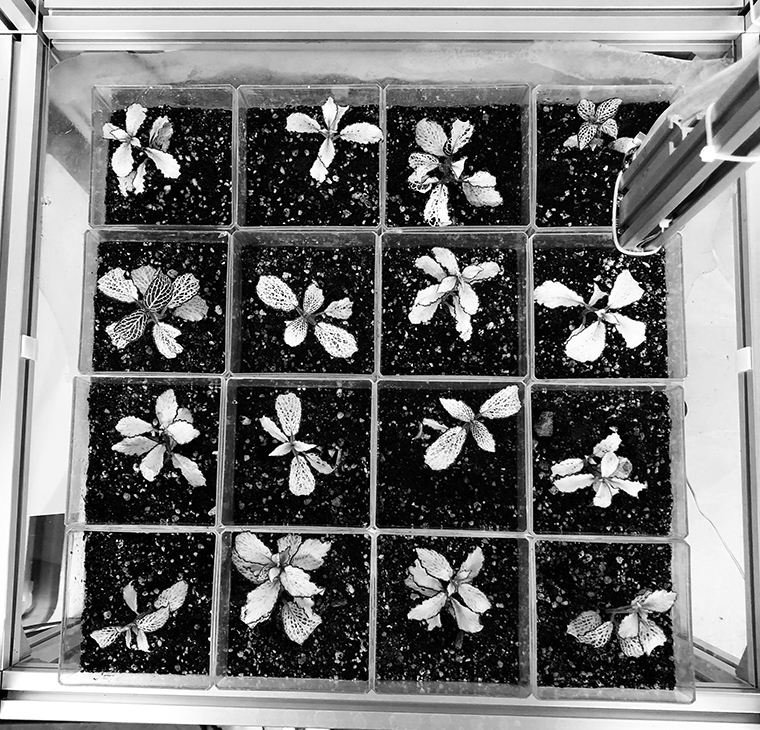
#> input picture 004_LocationDetectionOutput_v006_imagetest/testimg/test-0.jpg, 760 x 730 px
$ python main.py   (older library calls are emulated)
#> lines starting #> are read from the running program, lines starting #| are printed output that depends on the picture; after the words box and inside, x2 and y2 are one past the last pixel; in counts of white or black regions, pixels touching at a corner belong together
### 004_LocationDetectionOutput_v006_imagetest/modules.py
# import the necessary packages
from imutils import contours
from skimage import measure
import numpy as np
import imutils
import cv2

class Modules():
	def __init__(self):
		pass

	def load_img(self, filename):
		""" Load the image with filename """
#> called with filename = './testimg/test-0.jpg'
		image = cv2.imread(filename)
#> image is the input picture: shape (730, 760, 3); min 0, max 255, mean 113.9

		return image

	def blurring(self, image):
		""" Convert image to grayscale, and blur it """
		gray = cv2.cvtColor(image, cv2.COLOR_BGR2GRAY)
		blurred = cv2.GaussianBlur(gray, (11, 11), 0)

		return blurred


	def threshold(self, blurred, l_range, h_range):
		""" Threshold the image to reveal light regions in the blurred image """
		thresh = cv2.threshold(blurred, l_range, h_range, cv2.THRESH_BINARY)[1]

		# perform a series of erosions and dilations to remove
		# any small blobs of noise from the thresholded image
		thresh = cv2.erode(thresh, None, iterations=2)
		thresh = cv2.dilate(thresh, None, iterations=4)

		return thresh


	def masking(self, thresh):
		""" Perform a connected component analysis on the thresholded image,
			then initialize a mask to store only the "large" components
		"""
		labels = measure.label(thresh, neighbors=8, background=0)
		mask = np.zeros(thresh.shape, dtype="uint8")

		# loop over the unique components
		for label in np.unique(labels):
			# if this is the background label, ignore it
			if label == 0:
				continue

			# otherwise, construct the label mask and count the
			# number of pixels
			labelMask = np.zeros(thresh.shape, dtype="uint8")
			labelMask[labels == label] = 255
			numPixels = cv2.countNonZero(labelMask)

			# if the number of pixels in the component is sufficiently
			# large, then add it to our mask of "large blobs"
			if numPixels > 300:
				mask = cv2.add(mask, labelMask)

		return mask


	def preProcessing(self, image, l_range, h_range):
		""" Wrapping function for preprocessing process with setting low and high ranges for a mask image """
		blurred = self.blurring(image)
		thres = self.threshold(blurred, l_range, h_range)
#> in threshold, `thresh = cv2.threshold(blurred, l_range, h_range, cv2.THRESH_BINARY)[1]`:
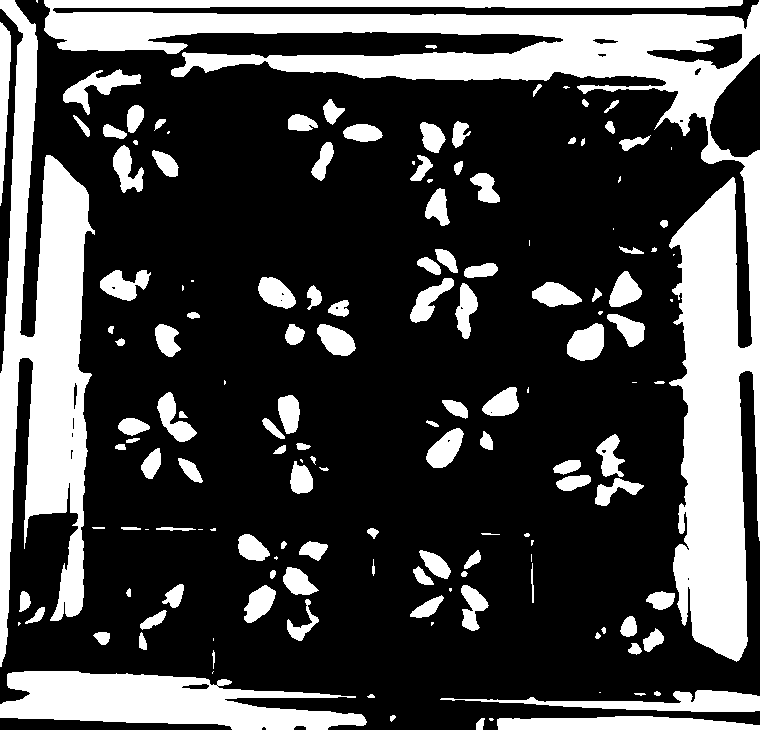
#> thresh: shape (730, 760); 27.7% white; 150 white regions (32 under 20 px), largest, box (x1, y1, x2, y2) and area: (44, 0, 760, 662) 70012, (0, 0, 95, 667) 29687, (0, 671, 367, 730) 13605
		mask = self.masking(thres)
#> in masking, `labels = measure.label(thresh, neighbors=8, background=0)`:
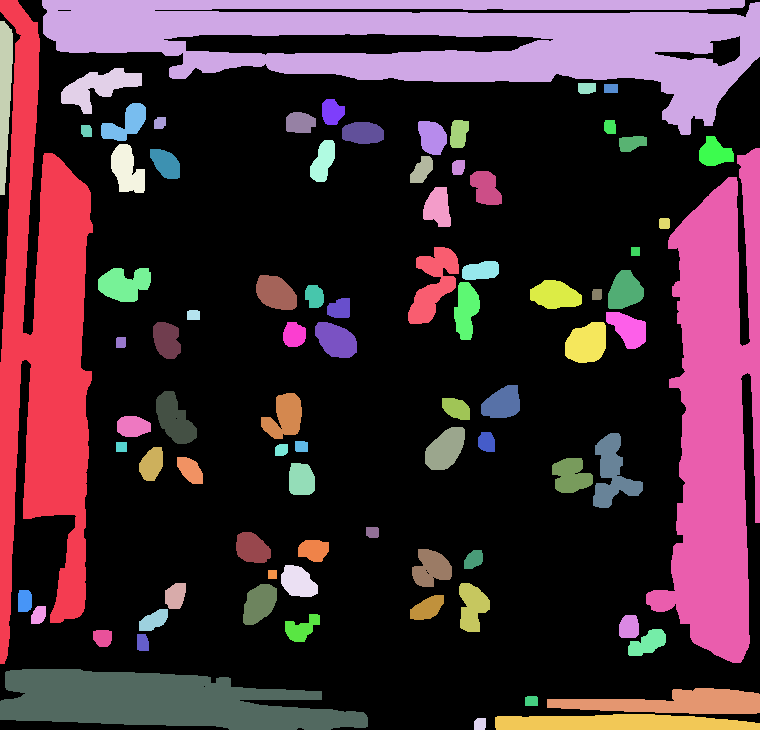
#> labels: shape (730, 760) int64; 84 distinct labels, from 0 to 83; one colour per label, 0 black
#> the loop in masking, `for label in np.unique(labels):` made 84 passes
#> numPixels on passes 2 to 9: 34291, 45970, 1652, 1736, 186, 126, 462, 915
#> after the loop in masking, `for label in np.unique(labels):`:
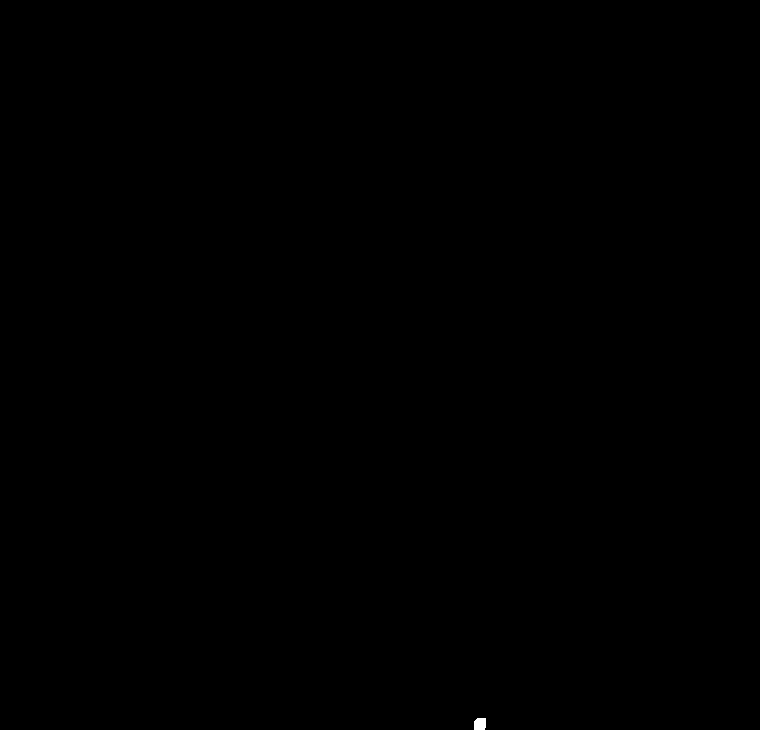
#> labelMask: shape (730, 760); 0.02% white; 1 white region, box (x1, y1, x2, y2) and area: (474, 718, 486, 730) 136
#> after the loop in masking, `for label in np.unique(labels):`:
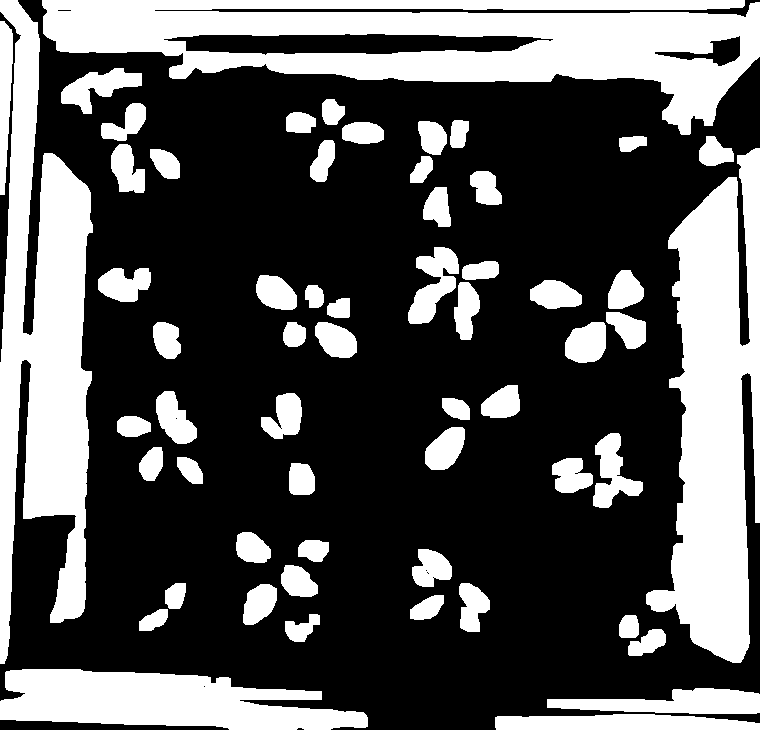
#> mask: shape (730, 760); 33% white; 59 white regions

		return mask


	def find_contour(self, mask, image):
		""" Find the contours in the mask, then sort them from left to right """
		cnts = cv2.findContours(mask.copy(), cv2.RETR_EXTERNAL,
			cv2.CHAIN_APPROX_SIMPLE)
#> cnts = 59 contours; largest, box (x1, y1, x2, y2) and area: (42, 0, 760, 135) 51281, (646, 148, 760, 663) 33506, (0, 0, 93, 664) 33112, (0, 669, 368, 730) 15102, (547, 688, 760, 714) 3308
		cnts = cnts[0] if imutils.is_cv2() else cnts[1]
		cnts = contours.sort_contours(cnts)[0]

		lc_list = []
		num = 1

		for (_, c) in enumerate(cnts):
			# draw the bright spot on the image
			(x, y, w, h) = cv2.boundingRect(c)

			# filter other things
			ratio = h / w

			if ratio >= 1 and h < 100:
				cv2.rectangle(image, (x, y), (x + w, y + h), (0, 255, 0), 2)

				cv2.putText(image, "#{}".format(num), (x, y - 15),
				cv2.FONT_HERSHEY_SIMPLEX, 0.45, (0, 255, 0), 2)

				lc_list.append((x, y, w, h))
				num += 1
#> this loop made 59 passes
#> (x, y, w, h, ratio) on passes 1 to 8: (0, 669, 368, 61, 0.166), (0, 21, 13, 174, 13.38), (0, 0, 93, 664, 7.14), (42, 0, 718, 135, 0.188), (61, 68, 81, 46, 0.568), (98, 268, 53, 34, 0.642), (101, 103, 45, 38, 0.844), (111, 144, 34, 49, 1.44)
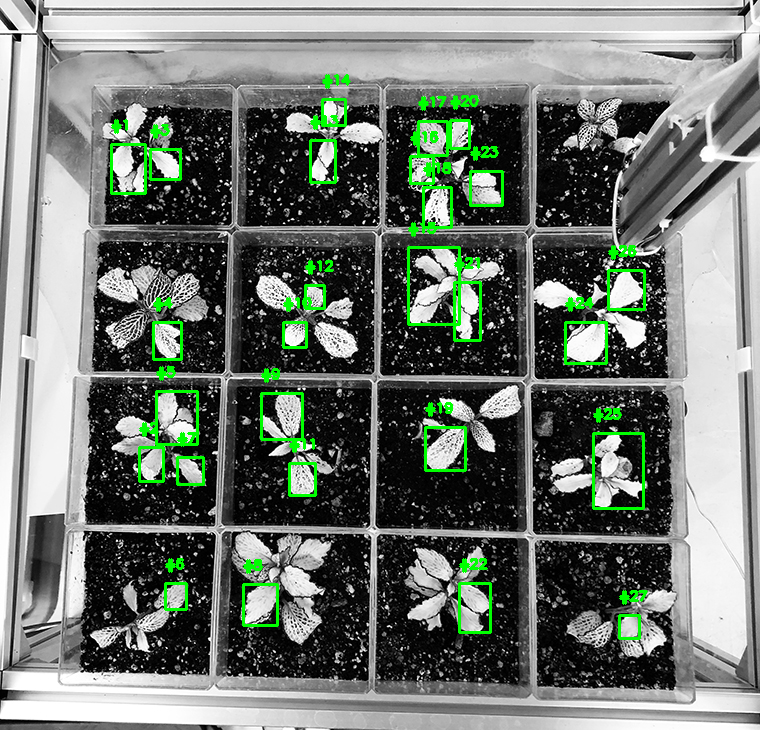
#> image: shape (730, 760, 3); 2.93% of pixels changed, all inside (x1, y1, x2, y2) = (110, 74, 648, 640)
#> after the loop, lc_list = 27 items, first 6: (111, 144, 34, 49), (139, 447, 24, 34), (150, 149, 30, 30), (153, 322, 28, 37), (156, 391, 41, 53), (165, 583, 21, 26); num = 28

		return lc_list

	def point_ctr(self, location_list, image):
		""" Pointing the center point of bounding boxes """
		ctr_list = []

		for (x, y, w, h) in location_list:
			(cX, cY) = (x + w // 2, y + h // 2)
			# ((cX, cY), radius) = cv2.minEnclosingCircle(c)
			cv2.circle(image, (int(cX), int(cY)), 2, (0, 0, 255), 2)

			ctr_list.append((cX, cY))

		return ctr_list, image

	def save_lcdata(self, ctr_list, filename):
		""" Save the cooridnate of the center point of bounding boxes """
		file = open(filename, 'w')

		f_line = "num\tcX\tcY\n"
		file.write(f_line)
		num = 1

		for (cX, cY) in ctr_list:
			data = "%d\t%d\t%d\n" % (num, cX, cY)
			file.write(data)
			num += 1

		file.close()

	def extract_data(self, location_list, image, filename):
		""" Wrapping fucntion for finding the center location of bounding boxes
			and save each coordinate data as text file
		"""
		ctr_list, image = self.point_ctr(location_list, image)
		self.save_lcdata(ctr_list, filename)

		return image

	def show_img(self, image):
		# show the output image
		cv2.imshow("Image", image)
		cv2.waitKey(0)

### 004_LocationDetectionOutput_v006_imagetest/main.py
from modules import *

# Declare Variables
load_path = "./testimg/"
save_path = "./result/"
filename = "test-0.jpg"
l_range, h_range = 180, 255

mod = Modules()
# image = mod.load_img(load_path + filename)
image = mod.load_img(load_path + filename)

# Post Processing
mask = mod.preProcessing(image, l_range, h_range)

# Find Contours and draw
location_list = mod.find_contour(mask, image)
#> location_list has the same summary as lc_list in find_contour

# Extract & save the location data
image = mod.extract_data(location_list, image, save_path + "lc_data_" + filename + ".txt")
#> the loop in point_ctr, `for (x, y, w, h) in location_list:` made 27 passes
#> (x, y, w, h, cX, cY) on passes 1 to 8: (111, 144, 34, 49, 128, 168), (139, 447, 24, 34, 151, 464), (150, 149, 30, 30, 165, 164), (153, 322, 28, 37, 167, 340), (156, 391, 41, 53, 176, 417), (165, 583, 21, 26, 175, 596), (177, 457, 26, 27, 190, 470), (243, 584, 34, 41, 260, 604)
#> after the loop in point_ctr, `for (x, y, w, h) in location_list:`:
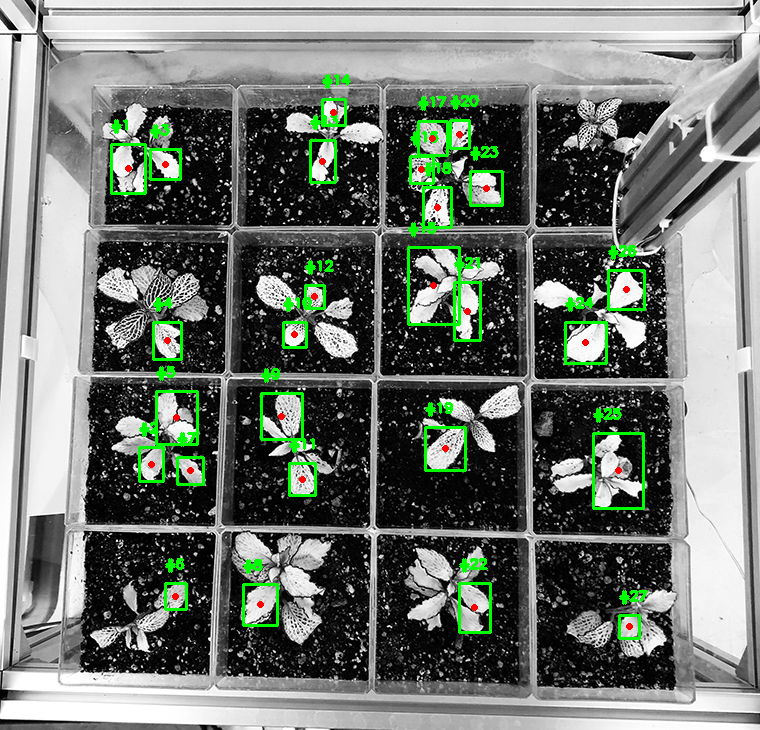
#> image: shape (730, 760, 3); 0.18% of pixels changed, all inside (x1, y1, x2, y2) = (125, 109, 633, 630)
#> after the loop in point_ctr, `for (x, y, w, h) in location_list:`: ctr_list = 27 pairs, first value 128 to 629, second value 112 to 626
#> the loop in save_lcdata, `for (cX, cY) in ctr_list:` made 27 passes
#> (cX, cY) on passes 1 to 8: (128, 168), (151, 464), (165, 164), (167, 340), (176, 417), (175, 596), (190, 470), (260, 604)
#> after the loop in save_lcdata, `for (cX, cY) in ctr_list:`: num = 28

# Show image with bounding Box
mod.show_img(image)

$ run again, with 004_LocationDetectionOutput_v006_imagetest/testimg/test-1.jpg copied over 004_LocationDetectionOutput_v006_imagetest/testimg/test-0.jpg
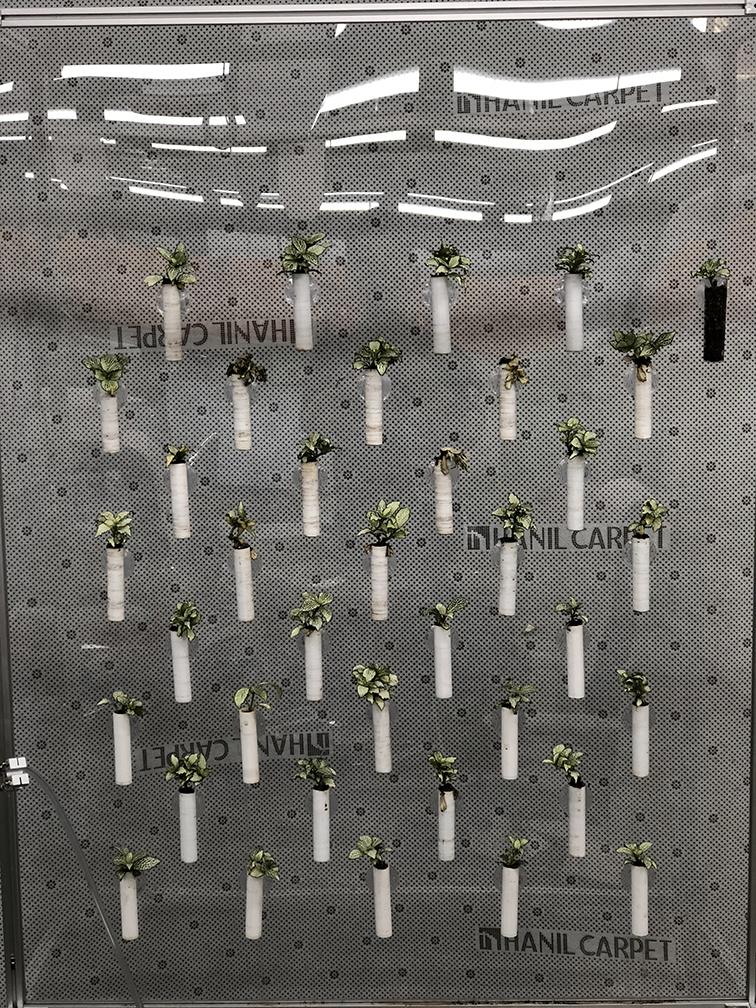
#> input picture 004_LocationDetectionOutput_v006_imagetest/testimg/test-1.jpg, 756 x 1008 px
#> in load_img, image is the input picture: shape (1008, 756, 3); mean B, G, R 104.5, 109.1, 111.1
#> labels: shape (1008, 756) int64; 67 distinct labels, from 0 to 66
#> the loop in masking, `for label in np.unique(labels):` made 67 passes
#> numPixels on passes 2 to 9: 4529, 122, 99, 6033, 567, 2980, 5200, 2505
#> after the loop in masking, `for label in np.unique(labels):`:
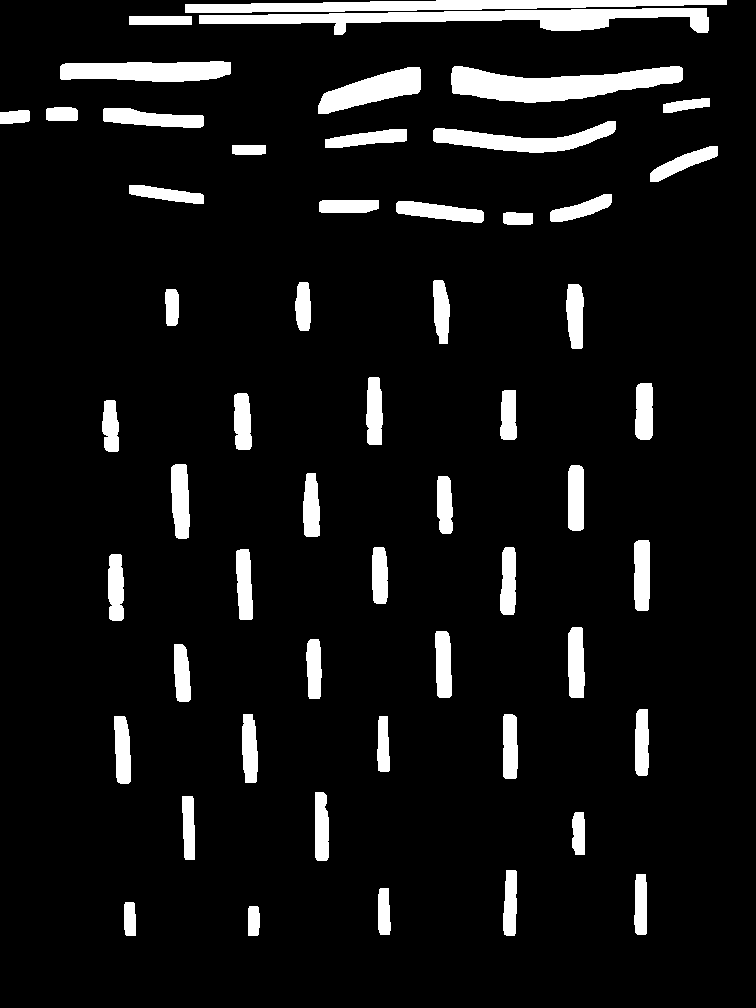
#> mask: shape (1008, 756); 8.2% white; 54 white regions
#> cnts = 54 contours; largest, box (x1, y1, x2, y2) and area: (199, 8, 709, 35) 5486, (451, 66, 683, 103) 4952, (185, 0, 727, 13) 3981, (60, 61, 231, 82) 2798, (433, 121, 616, 153) 2462
#> the loop in find_contour, `for (_, c) in enumerate(cnts):` made 54 passes
#> (x, y, w, h, ratio) on passes 1 to 8: (0, 110, 30, 14, 0.467), (46, 107, 32, 14, 0.438), (60, 61, 171, 21, 0.123), (102, 400, 17, 52, 3.06), (103, 108, 101, 20, 0.198), (108, 554, 16, 67, 4.19), (114, 716, 17, 68, 4), (124, 902, 12, 34, 2.83)
#> after the loop in find_contour, `for (_, c) in enumerate(cnts):`: lc_list = 35 items, first 6: (102, 400, 17, 52), (108, 554, 16, 67), (114, 716, 17, 68), (124, 902, 12, 34), (165, 289, 14, 37), (171, 464, 19, 75); num = 36
#> location_list has the same summary as lc_list in find_contour
#> the loop in point_ctr, `for (x, y, w, h) in location_list:` made 35 passes
#> (x, y, w, h, cX, cY) on passes 1 to 8: (102, 400, 17, 52, 110, 426), (108, 554, 16, 67, 116, 587), (114, 716, 17, 68, 122, 750), (124, 902, 12, 34, 130, 919), (165, 289, 14, 37, 172, 307), (171, 464, 19, 75, 180, 501), (174, 644, 17, 58, 182, 673), (182, 796, 13, 64, 188, 828)
#> after the loop in point_ctr, `for (x, y, w, h) in location_list:`:
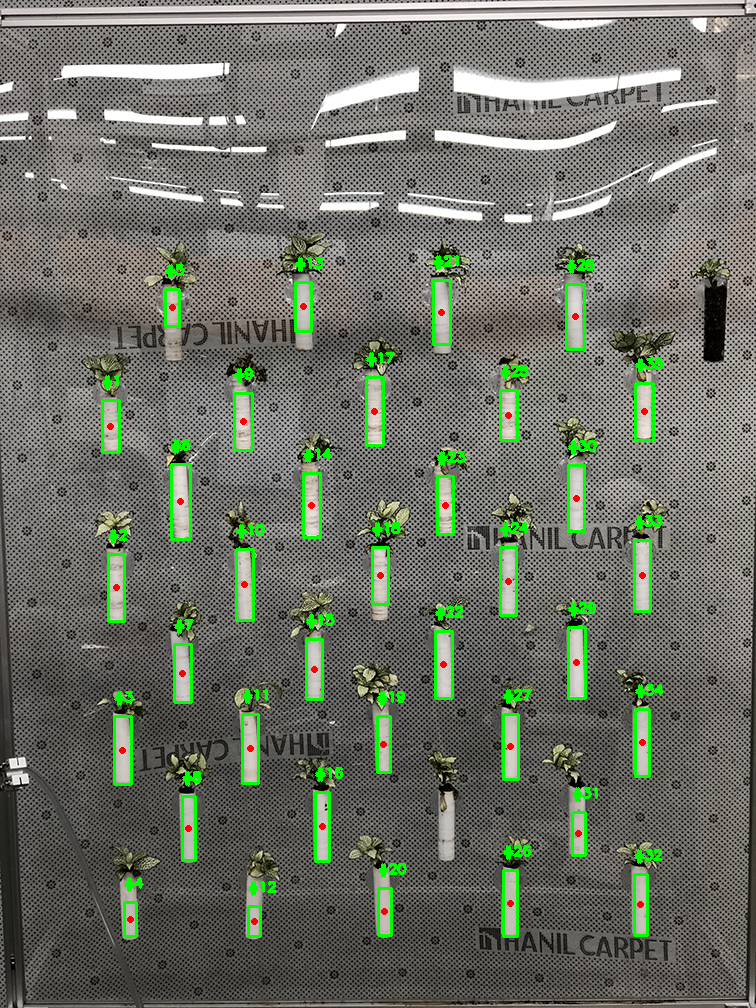
#> image: shape (1008, 756, 3); mean B, G, R 100.8, 112.8, 107.4
#> after the loop in point_ctr, `for (x, y, w, h) in location_list:`: ctr_list = 35 pairs, first value 110 to 644, second value 306 to 921
#> the loop in save_lcdata, `for (cX, cY) in ctr_list:` made 35 passes
#> (cX, cY) on passes 1 to 8: (110, 426), (116, 587), (122, 750), (130, 919), (172, 307), (180, 501), (182, 673), (188, 828)
#> after the loop in save_lcdata, `for (cX, cY) in ctr_list:`: num = 36
